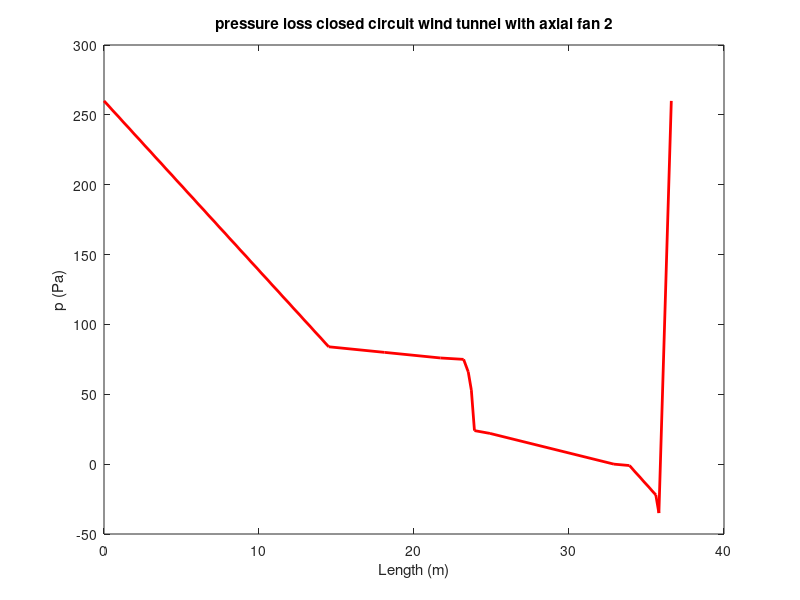

This chart was generated by the following MATLAB code:
%%
% Results measurements of wind tunnels
%% closed circuit with axial fan
% 
% disp('Measurements')
% length1  = [0,  11.5, 14.3, 17.1, 17.7, 17.8, 20, 20.5, 20.7, 22.2, 34.2, 34.7, 38.7, 42.7, 42.8, 43.2, 44.2];
% p1       = [184, 100,   94,   88,   59,   54, 50,   39,   16,   15,    0,  -5.6  -29, -50,   -78,  -79,  184];
% 
% % plot the bunch
% %plot (flowrate, p_closed, 'b-', 'LineWidth',2); hold on;
% plot (length1, p1  , 'r-', 'LineWidth',2); hold on;
% 
% %legend ('Closed circuit', 'Open circuit');
% title ('pressure loss closed circuit wind tunnel with axial fan');
% xlabel ('Length (m)');
% ylabel ('p (Pa)');

%% closed circuit with centrifugal fan 1 - reuse all David parts
% length2  = [  0, 14.5, 15.7, 17.1, 20.1, 20.4, 20.6, 20.8, 22.3, 29.3, 30.3,   31, 31.2,  32];
% p2       = [223,   95,   72,   56,   46,   39,   30,   10,    9,    0,   -5, -136, -143, 223];
% 
% % plot the bunch
% %plot (flowrate, p_closed, 'b-', 'LineWidth',2); hold on;
% plot (length2, p2  , 'r-', 'LineWidth',2); hold on;
% 
% %legend ('Closed circuit', 'Open circuit');
% title ('pressure loss closed circuit wind tunnel with axial fan');
% xlabel ('Length (m)');
% ylabel ('p (Pa)');

%% closed circuit wind tunnel centrifugal 2 - with new corners

length3  = [  0, 14.5, 18.1, 21.7, 23.2, 23.5, 23.7, 23.9, 24.9, 32.9, 33.9, 35.6, 35.8, 36.6];
p3       = [260,   84,   80,   76,   75,   66,   53,   24,   22,    0,   -1,  -22,  -35, 260];

% plot the bunch
%plot (flowrate, p_closed, 'b-', 'LineWidth',2); hold on;
plot (length3, p3  , 'r-', 'LineWidth',2); hold on;

%legend ('Closed circuit', 'Open circuit');
title ('pressure loss closed circuit wind tunnel with axial fan 2');
xlabel ('Length (m)');
ylabel ('p (Pa)');